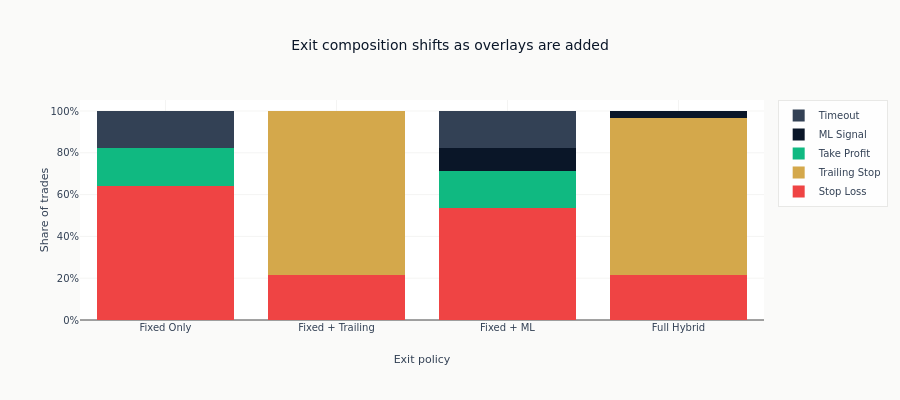

The cell this chart's notebook holds for it:
### Code cell
# Exit type breakdown as comparable shares across strategies.
exit_type_colors = {
    "stop_loss": COLORS["negative"],
    "trailing_stop": COLORS["amber"],
    "take_profit": COLORS["positive"],
    "ml_signal": COLORS["blue"],
    "timeout": COLORS["neutral"],
}
exit_labels = {
    "stop_loss": "Stop Loss",
    "trailing_stop": "Trailing Stop",
    "take_profit": "Take Profit",
    "ml_signal": "ML Signal",
    "timeout": "Timeout",
}
exit_order = ["stop_loss", "trailing_stop", "take_profit", "ml_signal", "timeout"]
fig = go.Figure()
for exit_type in exit_order:
    shares = []
    for results in hybrid_results.values():
        exit_types = [result["exit_type"] for result in results]
        shares.append(exit_types.count(exit_type) / len(exit_types))
    fig.add_trace(
        go.Bar(
            x=list(hybrid_results),
            y=shares,
            name=exit_labels[exit_type],
            marker_color=exit_type_colors[exit_type],
        ),
    )

fig.update_layout(
    title="Exit composition shifts as overlays are added",
    xaxis_title="Exit policy",
    yaxis_title="Share of trades",
    yaxis_tickformat=".0%",
    barmode="stack",
    height=400,
)
fig.show()

### Figure 1 — Plotly figure (JSON) as saved in the notebook; plotly's stock layout.template omitted (floating-point values rounded to 4 significant figures)
{"data": [{"marker": {"color": "#ef4444"}, "name": "Stop Loss", "type": "bar", "x": ["Fixed Only", "Fixed + Trailing", "Fixed + ML", "Full Hybrid"], "y": [0.6429, 0.2143, 0.5357, 0.2143]}, {"marker": {"color": "#D4A84B"}, "name": "Trailing Stop", "type": "bar", "x": ["Fixed Only", "Fixed + Trailing", "Fixed + ML", "Full Hybrid"], "y": [0.0, 0.7857, 0.0, 0.75]}, {"marker": {"color": "#10b981"}, "name": "Take Profit", "type": "bar", "x": ["Fixed Only", "Fixed + Trailing", "Fixed + ML", "Full Hybrid"], "y": [0.1786, 0.0, 0.1786, 0.0]}, {"marker": {"color": "#0a1628"}, "name": "ML Signal", "type": "bar", "x": ["Fixed Only", "Fixed + Trailing", "Fixed + ML", "Full Hybrid"], "y": [0.0, 0.0, 0.1071, 0.03571]}, {"marker": {"color": "#334155"}, "name": "Timeout", "type": "bar", "x": ["Fixed Only", "Fixed + Trailing", "Fixed + ML", "Full Hybrid"], "y": [0.1786, 0.0, 0.1786, 0.0]}], "layout": {"barmode": "stack", "height": 400, "title": {"text": "Exit composition shifts as overlays are added"}, "xaxis": {"title": {"text": "Exit policy"}}, "yaxis": {"tickformat": ".0%", "title": {"text": "Share of trades"}}}}
